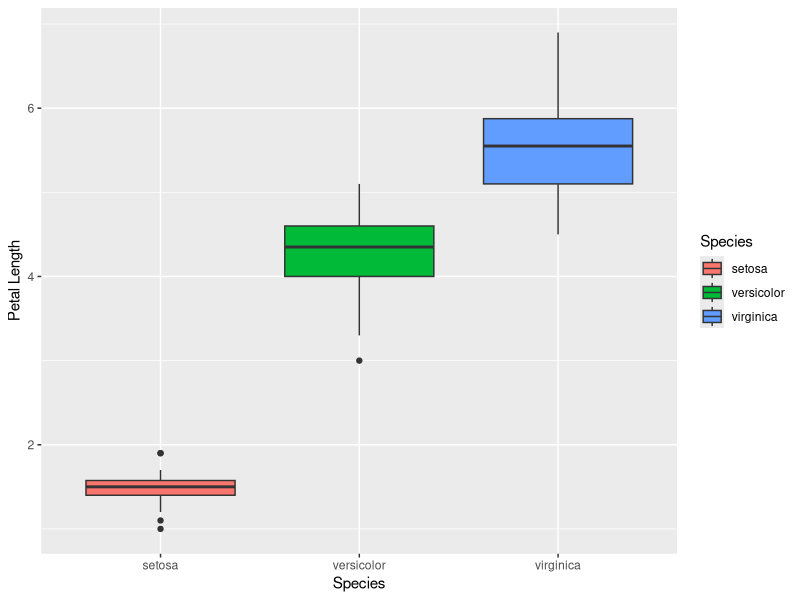
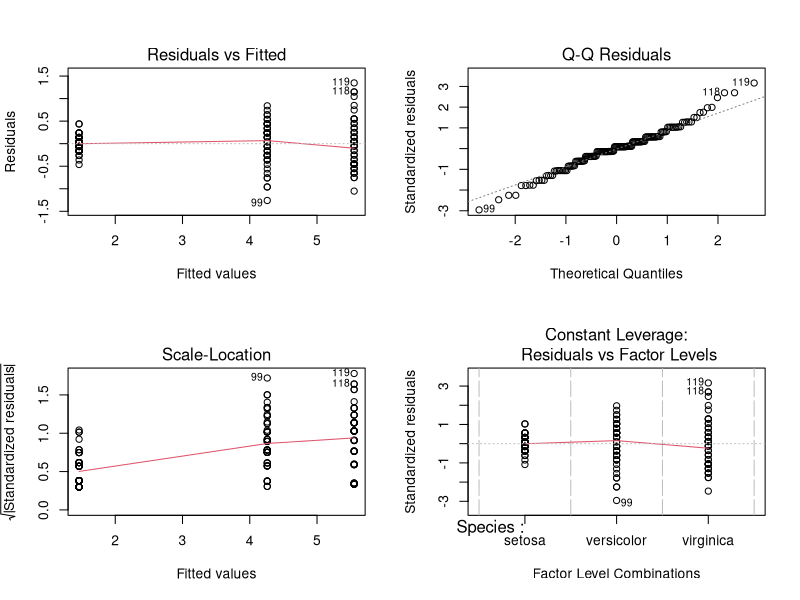

Write the R code that produced these figures, in order.
## ---- chunk 1
knitr::opts_chunk$set(echo = TRUE)
## ---- chunk 2
library(tidyverse)
iris.df <- iris
## ---- chunk 3
petal_length_plot <- iris.df %>% 
  ggplot(aes(x = Species, y = Petal.Length, fill = Species)) + 
  geom_boxplot() + 
  labs(x = "Species", y = "Petal Length")
petal_length_plot
## ---- chunk 4

iris.df %>% 
  group_by(Species) %>% 
  summarise(variance_petal_length = var(Petal.Length))


## ---- chunk 5
fit1.lm <- lm(Petal.Length~Species, data = iris.df)
par(mfrow=c(2,2))
plot(fit1.lm) #bc of how the 3rd diagnostic plot looks, we can use gls for this dataset

summary(fit1.lm)

## ---- chunk 6
library(nlme)
fit1.gls <- gls(Petal.Length~Species, data = iris.df)
summary(fit1.gls)

## ---- chunk 7
fit2.gls <- gls(Petal.Length~Species, data = iris.df, 
                weights = varIdent(form = ~+1|Species ))
summary(fit2.gls)
## ---- chunk 8
anova(fit1.gls, fit2.gls)

